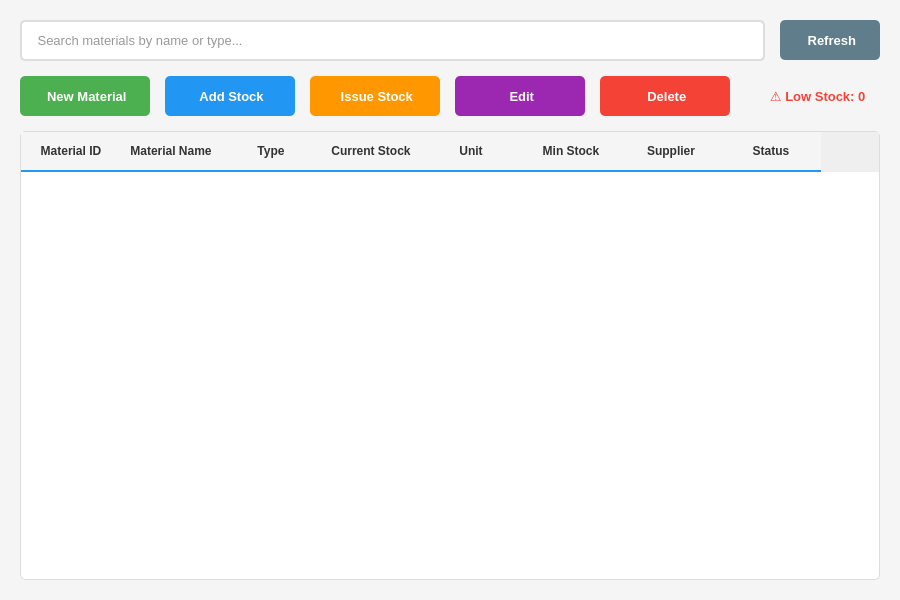
<?xml version="1.0" encoding="UTF-8"?>
<ui version="4.0">
 <class>InventoryWidget</class>
 <widget class="QWidget" name="InventoryWidget">
  <property name="geometry">
   <rect>
    <x>0</x>
    <y>0</y>
    <width>900</width>
    <height>600</height>
   </rect>
  </property>
  <property name="windowTitle">
   <string>Inventory</string>
  </property>
  <property name="styleSheet">
   <string notr="true">QWidget#InventoryWidget {
    background-color: #f5f5f5;
}

QPushButton#btnAddMaterial, QPushButton#btnAddStock, QPushButton#btnIssueStock, QPushButton#btnEditMaterial, QPushButton#btnDeleteMaterial, QPushButton#btnRefresh {
    padding: 10px 20px;
    border-radius: 5px;
    font-size: 13px;
    font-weight: bold;
}

QPushButton#btnAddMaterial {
    background-color: #4CAF50;
    color: white;
    border: none;
}

QPushButton#btnAddStock {
    background-color: #2196F3;
    color: white;
    border: none;
}

QPushButton#btnIssueStock {
    background-color: #FF9800;
    color: white;
    border: none;
}

QPushButton#btnEditMaterial {
    background-color: #9C27B0;
    color: white;
    border: none;
}

QPushButton#btnDeleteMaterial {
    background-color: #f44336;
    color: white;
    border: none;
}

QPushButton#btnRefresh {
    background-color: #607D8B;
    color: white;
    border: none;
}

QLineEdit#txtSearch {
    padding: 10px;
    border: 2px solid #ddd;
    border-radius: 5px;
    font-size: 13px;
    color: #333;
}

QTableWidget {
    background-color: white;
    border: 1px solid #ddd;
    border-radius: 5px;
    gridline-color: #e0e0e0;
}

QTableWidget::item:selected {
    background-color: #e3f2fd;
    color: #000;
}

QHeaderView::section {
    background-color: #f5f5f5;
    padding: 10px;
    border: none;
    border-bottom: 2px solid #2196F3;
    font-weight: bold;
    color: #333;
}</string>
  </property>
  <layout class="QVBoxLayout" name="verticalLayout">
   <property name="spacing">
    <number>15</number>
   </property>
   <property name="leftMargin">
    <number>20</number>
   </property>
   <property name="topMargin">
    <number>20</number>
   </property>
   <property name="rightMargin">
    <number>20</number>
   </property>
   <property name="bottomMargin">
    <number>20</number>
   </property>
   <item>
    <layout class="QHBoxLayout" name="horizontalLayout">
     <item>
      <widget class="QLineEdit" name="txtSearch">
       <property name="placeholderText">
        <string> Search materials by name or type...</string>
       </property>
      </widget>
     </item>
     <item>
      <widget class="QPushButton" name="btnRefresh">
       <property name="minimumSize">
        <size>
         <width>100</width>
         <height>40</height>
        </size>
       </property>
       <property name="cursor">
        <cursorShape>PointingHandCursor</cursorShape>
       </property>
       <property name="text">
        <string> Refresh</string>
       </property>
      </widget>
     </item>
    </layout>
   </item>
   <item>
    <layout class="QHBoxLayout" name="horizontalLayout_2">
     <item>
      <widget class="QPushButton" name="btnAddMaterial">
       <property name="minimumSize">
        <size>
         <width>130</width>
         <height>40</height>
        </size>
       </property>
       <property name="cursor">
        <cursorShape>PointingHandCursor</cursorShape>
       </property>
       <property name="text">
        <string> New Material</string>
       </property>
      </widget>
     </item>
     <item>
      <widget class="QPushButton" name="btnAddStock">
       <property name="enabled">
        <bool>false</bool>
       </property>
       <property name="minimumSize">
        <size>
         <width>130</width>
         <height>40</height>
        </size>
       </property>
       <property name="cursor">
        <cursorShape>PointingHandCursor</cursorShape>
       </property>
       <property name="text">
        <string> Add Stock</string>
       </property>
      </widget>
     </item>
     <item>
      <widget class="QPushButton" name="btnIssueStock">
       <property name="enabled">
        <bool>false</bool>
       </property>
       <property name="minimumSize">
        <size>
         <width>130</width>
         <height>40</height>
        </size>
       </property>
       <property name="cursor">
        <cursorShape>PointingHandCursor</cursorShape>
       </property>
       <property name="text">
        <string> Issue Stock</string>
       </property>
      </widget>
     </item>
     <item>
      <widget class="QPushButton" name="btnEditMaterial">
       <property name="enabled">
        <bool>false</bool>
       </property>
       <property name="minimumSize">
        <size>
         <width>130</width>
         <height>40</height>
        </size>
       </property>
       <property name="cursor">
        <cursorShape>PointingHandCursor</cursorShape>
       </property>
       <property name="text">
        <string> Edit</string>
       </property>
      </widget>
     </item>
     <item>
      <widget class="QPushButton" name="btnDeleteMaterial">
       <property name="enabled">
        <bool>false</bool>
       </property>
       <property name="minimumSize">
        <size>
         <width>130</width>
         <height>40</height>
        </size>
       </property>
       <property name="cursor">
        <cursorShape>PointingHandCursor</cursorShape>
       </property>
       <property name="text">
        <string> Delete</string>
       </property>
      </widget>
     </item>
     <item>
      <spacer name="horizontalSpacer">
       <property name="orientation">
        <enum>Qt::Horizontal</enum>
       </property>
       <property name="sizeHint" stdset="0">
        <size>
         <width>40</width>
         <height>20</height>
        </size>
       </property>
      </spacer>
     </item>
     <item>
      <widget class="QLabel" name="lblLowStockAlert">
       <property name="text">
        <string>⚠️ Low Stock: 0</string>
       </property>
       <property name="styleSheet">
        <string notr="true">font-size: 13px; color: #f44336; font-weight: bold; padding: 10px;</string>
       </property>
      </widget>
     </item>
    </layout>
   </item>
   <item>
    <widget class="QTableWidget" name="tableInventory">
     <property name="editTriggers">
      <set>QAbstractItemView::NoEditTriggers</set>
     </property>
     <property name="alternatingRowColors">
      <bool>true</bool>
     </property>
     <property name="selectionMode">
      <enum>QAbstractItemView::SingleSelection</enum>
     </property>
     <property name="selectionBehavior">
      <enum>QAbstractItemView::SelectRows</enum>
     </property>
     <property name="sortingEnabled">
      <bool>true</bool>
     </property>
     <column>
      <property name="text">
       <string>Material ID</string>
      </property>
     </column>
     <column>
      <property name="text">
       <string>Material Name</string>
      </property>
     </column>
     <column>
      <property name="text">
       <string>Type</string>
      </property>
     </column>
     <column>
      <property name="text">
       <string>Current Stock</string>
      </property>
     </column>
     <column>
      <property name="text">
       <string>Unit</string>
      </property>
     </column>
     <column>
      <property name="text">
       <string>Min Stock</string>
      </property>
     </column>
     <column>
      <property name="text">
       <string>Supplier</string>
      </property>
     </column>
     <column>
      <property name="text">
       <string>Status</string>
      </property>
     </column>
    </widget>
   </item>
  </layout>
 </widget>
 <resources/>
 <connections/>
</ui>
